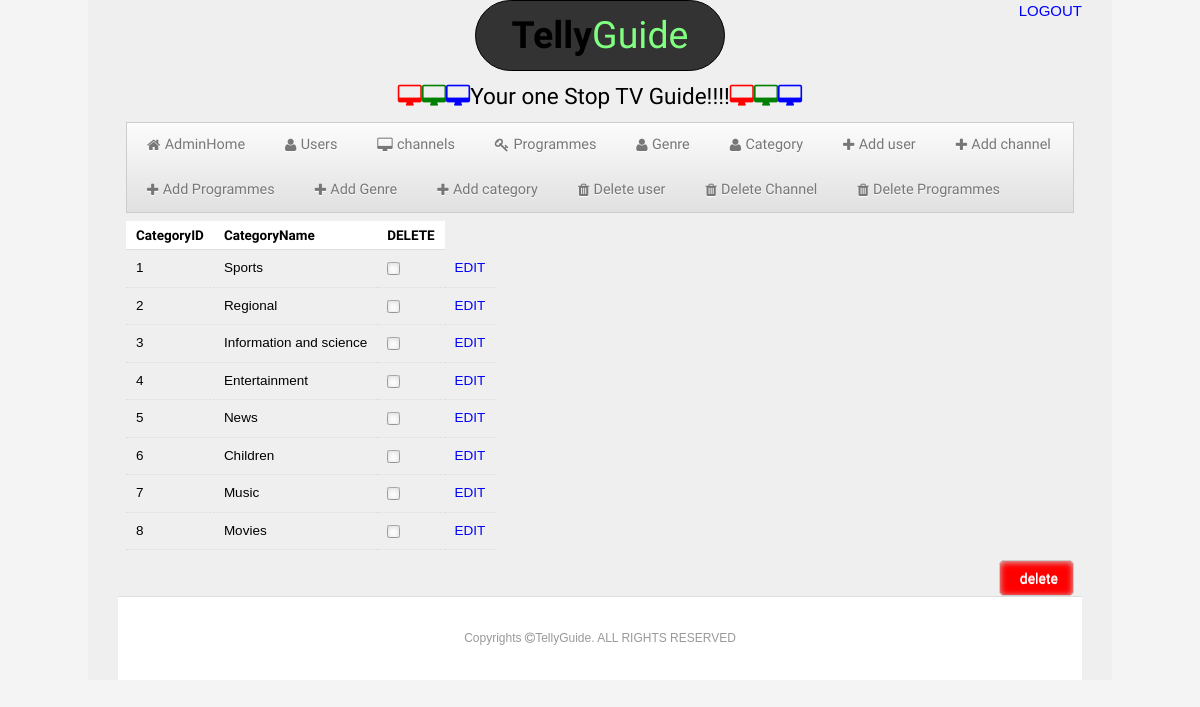
The app's page /viewcategory.php (signed in) with its own data.
### tables this page shows
CREATE TABLE `category` (
  `CategoryID` int(11) NOT NULL,
  `CategoryName` varchar(50) NOT NULL
);

### viewcategory.php (the view, shortened to what this page needs)
<?php
	include("db.php");?>
<!DOCTYPE html>
<html>
<head>
	<link rel="stylesheet" type="text/css" href="css/kickstart.css" media="all" />
	<link rel="stylesheet" type="text/css" href="style.css" media="all" />
	<link rel="stylesheet" type="text/css" href="fonts/font-awesome-4.2.0/css/font-awesome.css" media="all" />
		<link rel="stylesheet" type="text/css" href="fonts/font-awesome-4.2.0/css/font-awesome.min.css" media="all" />
</head>
<body>
<div id="container" class="grid">
 <header>
 <div> <a href="logout.php" style="float:right; color:blue;">LOGOUT</a></div>
 <div class="col_6 column" id="jinish">
 <h3 class="hover"><a href="userhome.php"><strong>Telly</strong>Guide</a></h3>
 </div>
 <div class="col_12 column" id="txt">
 <h5><i class="fa fa-desktop" style=" color:red;"></i><i class="fa fa-desktop" style=" color:green;"></i><i class="fa fa-desktop" style=" color:blue;"></i>Your one Stop TV Guide!!!!<i class="fa fa-desktop" style=" color:red;"></i><i class="fa fa-desktop" style=" color:green;"></i><i class="fa fa-desktop" style=" color:blue;"></i></h5>
	 </div>
 </header>
<div class="col_12 column">
<ul class="menu" class="hover">
<li ><a href="adminhome.php"><i class="fa fa-home pull-left" ></i>AdminHome</a></li>
<li><a href="viewusers.php"><i class="fa fa-user pull-left" ></i>Users</a></li>
<li><a href="viewchannels.php"><i class="fa fa-desktop pull-left" ></i>channels</a></li>
<li><a href="viewprogrammes.php"><i class="fa fa-key pull-left" ></i>Programmes</a></li>
<li><a href="viewgenre.php"><i class="fa fa-user pull-left" ></i>Genre</a></li>
<li><a href="viewcategory.php"><i class="fa fa-user pull-left" ></i>Category</a></li>
<li><a href="adduser.php"><i class="fa fa-plus pull-left" ></i>Add user</a></li>
<li><a href="addchannels.php"><i class="fa fa-plus pull-left" ></i>Add channel</a></li>
<li><a href="addprogrammes.php"><i class="fa fa-plus pull-left" ></i>Add Programmes</a></li>
<li><a href="addgenre.php"><i class="fa fa-plus pull-left" ></i>Add Genre</a></li>
<li><a href="addcategory.php"><i class="fa fa-plus pull-left" ></i>Add category</a></li>
<li><a href="deleteusers.php"><i class="fa fa-trash pull-left" ></i>Delete user</a></li>
<li><a href="deletechannels.php"><i class="fa fa-trash pull-left" ></i>Delete Channel</a></li>
<li><a href="deleteprogramme.php"><i class="fa fa-trash pull-left" ></i>Delete Programmes</a></li>
</ul></div>
<div class="col_12 column">
<form id="delete_users" method="POST" action="deletecategory.php">
<?php
$sql = "SELECT * FROM `category`";
$r=mysqli_query($conn,$sql);
echo '<table cellspacing="0" cellpadding="1px" class="striped">';
echo '<thead><tr>';
echo "<th>CategoryID</th>";
echo "<th>CategoryName</th>";
echo "<th>DELETE</th>";
echo'</tr></thead>
<tbody>';
while($f=mysqli_fetch_assoc($r))
{
$id=$f['CategoryID'];
echo "<tr >";
echo "<td>".$f['CategoryID']."</td>";
echo "<td>".$f['CategoryName']."</td>";
echo "<td>"."<input type='checkbox' name='ID' value='$id'></input>"."</td>" ;
echo "<td>"."<a href='updatecategory.php?caid=".$id."'>"."EDIT"."</a></td>";
echo "</tr>";
}
echo "</tbody></table>";
?>
<input type="submit" name="delete" value="delete" style="float:right;background:red;color:white;">
</form>
</div>
	<div class="clearfix"></div>
<footer class="center" id="footer">
	<p>Copyrights <i class="fa fa-copyright"> </i>TellyGuide. ALL RIGHTS RESERVED<p>
</footer>
</div>
</body>
</html>

### css/kickstart.css (style rules this page uses)
* { -webkit-box-sizing: border-box; -moz-box-sizing: border-box; box-sizing: border-box; }
a { color:#4D99E0;outline:0; }
strong,b { color:#000;font-weight:bold; }
.center { text-align:center; float:center: }
article,aside,details,figcaption,figure, footer,header,hgroup,menu,nav,section { display:block; }
h1,h2,h3,h4,h5,h6 { font-weight:bold; line-height:140%; }
h3 { font-size:2.5em; margin:10px 0 10px 0; line-height:130%; }
h5 { font-size:1.5em; margin:10px 0 10px 0; }
p { margin:10px 0; }
ul, ol { padding:0; margin:0 0 20px 25px; }
li { padding:5px 0; margin:0; }
table { width:100%;margin:0 0 10px 0;text-align:left;border-collapse: collapse;display:block; overflow-x:auto; }
thead, tbody { margin:0;padding:0; }
tbody { overflow-x:auto; }
th, td { padding:7px 10px;font-size:0.9em;border-bottom:1px dotted #ddd;text-align:left; overflow-x:auto; }
thead th { font-size:0.9em;padding:3px 10px;border-bottom:1px solid #ddd; }
table.striped thead th { background:#fff; }

### style.css (style rules this page uses)
h1,h2,h3,h4,h5,h6 { font-family: "Arimo", arial, verdana, sans-serif; font-weight:normal; }
thead th, tbody th { font-family: "Arimo", arial, verdana, sans-serif; }
button, a.btn, input[type="submit"], input[type="reset"], input[type="button"] { font-family: "Arimo", arial, verdana, sans-serif; }
a { text-decoration:none; color:#80ff80; }
div ul li a { color:blue; }
.menu { font-family: "Arimo", arial, verdana, sans-serif; }
body { margin:0; padding:0 0 0 0; color:#000; background:#cccccc; font:normal 0.9em/150% 'Arimo', arial, verdana, sans-serif; text-shadow: 0 0 1px transparent; }
#footer { text-align:center; padding:20px; margin:0; border-top:1px solid #ddd; color:#999; font-size:0.8em; text-shadow:0px 1px 1px #fff; position: relative; top:0; left:0; background:#fff; }
#jinish { text-decoration:none; border:1px solid; margin:auto; padding:auto; min-height:50px; width:250px; background:#333333; text-align:center; border-radius:40px; float:center; }
#container { background: #efefef; overflow: auto; min-width: 960px; min-height: 300px; }
#txt { float:center; text-align:center; color#80ff80; }
body { font-family:arial; font-size: 15px; line-height: 1.5em; background: #f4f4f4; }
tr td a { color:blue; }

### css/kickstart-buttons.css (style rules this page uses)
button, a.btn, a.btn:visited, a.button, a.button:visited, input[type="submit"], input[type="reset"], input[type="button"] { position:relative; top:0; left:0; vertical-align: middle; margin:0; padding:10px 15px; line-height:100%; -moz-border-radius:5px; -webkit-border-radius:5px; border-radius:5px; cursor: pointer; width:auto; overflow:visible; font-weight:normal; font-size:14px; text-shadow:0 1px 0 #fff; color:#666; text-decoration:none; vertical-align: middle; -webkit-box-sizing: border-box; -moz-box-sizing: border-box; box-sizing: border-box; display:inline-block; *display:inline; zoom:1; border:1px solid #ccc; background: rgb(252,252,252); background: -moz-linear-gradient(top, rgba(252,252,252,1) 0%, rgba(224,224,224,1) 100%); background: -webkit-gradient(linear, left top, left bottom, color-stop(0%,rgba(252,252,252,1)), color-stop(100%,rgba(224,224,224,1))); background: -webkit-linear-gradient(top, rgba(252,252,252,1) 0%,rgba(224,224,224,1) 100%); background: -o-linear-gradient(top, rgba(252,252,252,1) 0%,rgba(224,224,224,1) 100%); filter: progid:DXImageTransform.Microsoft.gradient( startColorstr='#fcfcfc', endColorstr='#e0e0e0',GradientType=0 ); background: linear-gradient(top, rgba(252,252,252,1) 0%,rgba(224,224,224,1) 100%); }
button, input[type="submit"], input[type="reset"], input[type="button"] { *padding:7px 15px; }

### css/kickstart-grid.css (style rules this page uses)
.grid { max-width:1220px; margin:0 auto; padding:0 2em; }
.col_6 { width: 48.333333333333%; }
.col_12 { width: 98.333333333333%; }
*[class*="col_"] { margin-left: 0.83333333333333%; margin-right: 0.83333333333333%; margin-top:0.5em; margin-bottom:0.5em; float: center; display: block; }
.clearfix:after { clear:both;content:' ';display:block;font-size:0;line-height:0;visibility:hidden;width:0;height:0 }
@media all and (min-width: 1024px) and (max-width: 1280px) { .grid { max-width: 1024px; } }

### records on screen
category: CategoryID "1", CategoryName "Sports"
category: CategoryID "2", CategoryName "Regional"
category: CategoryID "3", CategoryName "Information and science"
category: CategoryID "4", CategoryName "Entertainment"
category: CategoryID "5", CategoryName "News"
category: CategoryID "6", CategoryName "Children"
category: CategoryID "7", CategoryName "Music"
category: CategoryID "8", CategoryName "Movies"
